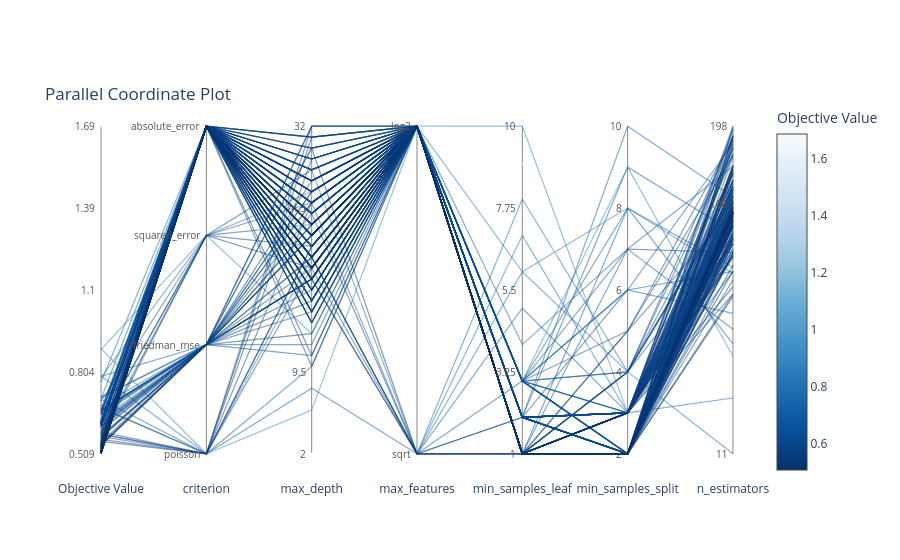

This figure's notebook cell:
### Code cell
import optuna.visualization as vis

vis.plot_optimization_history(study_200)
vis.plot_param_importances(study_200)
vis.plot_slice(study_200, params=["n_estimators", "max_depth"])
vis.plot_contour(study_200, params=["min_samples_split", "min_samples_leaf"])
vis.plot_parallel_coordinate(study_200)
